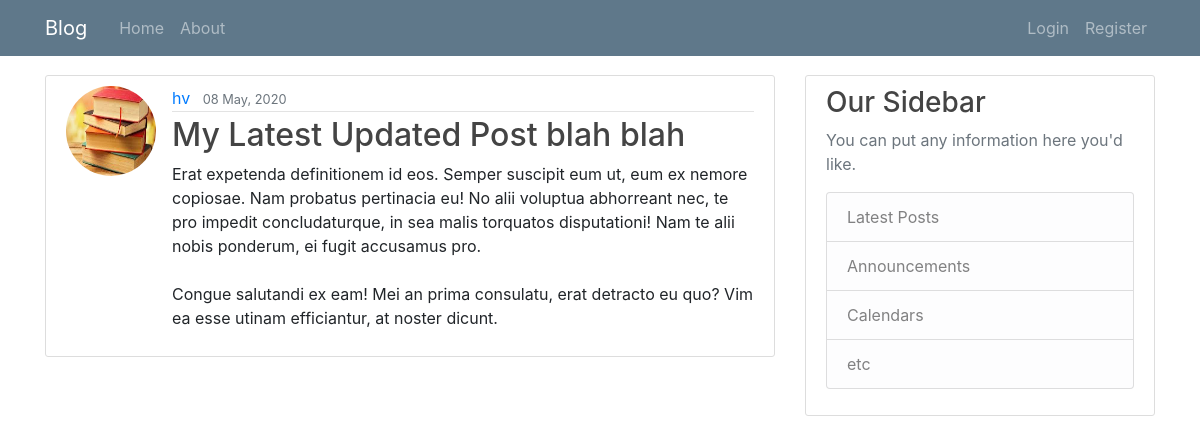
Screenshot of /post/32/ with the database file from the repository.
### blog/models.py (models this page shows, shortened)
class Post(models.Model):
	title = models.CharField(max_length=100)
	content = models.TextField()
	date_posted = models.DateTimeField(default=timezone.now)
	author = models.ForeignKey(User, on_delete=models.CASCADE) #CASCADE coz if user is deleted then delate all his posts too

### users/models.py (models this page shows, shortened)
class Profile(models.Model):
	user = models.OneToOneField(User, on_delete=models.CASCADE)
	image = models.ImageField(default='default.jpg', upload_to='profile_pics')

### blog/views.py (the view)
# urls.py: path('post/<int:pk>/', PostDetailView.as_view(), name="post-detail"),
class PostDetailView(DetailView):
	model = Post

### blog/templates/blog/post_detail.html (shortened to what this page needs)
{%  extends "blog/base.html" %}
{% block content %}
	<article class="media content-section">
		<img src="{{ object.author.profile.image.url }}" class="rounded-circle article-img">
	  <div class="media-body">
	    <div class="article-metadata">
	      <a class="mr-2" href="{% url 'user-posts' object.author.username %}">{{ object.author }}</a>
	      <small class="text-muted">{{ object.date_posted |date:"d F, Y" }}</small>
	    </div>
	    <h2 class="article-title">{{ object.title }}</h2>
	    <p class="article-content">{{ object.content }}</p>
	  </div>
</article>
{% endblock %}

### blog/static/blog/main.css (style rules this page uses)
body { margin: 15px; background: #fafafa; color: #333333; margin-top: 5rem; }
h1, h2, h3, h4, h5, h6 { color: #444444; }
.content-section { background: #ffffff; padding: 10px 20px; border: 1px solid #dddddd; border-radius: 3px; margin-bottom: 20px; }
.article-title { color: #444444; }
.article-content { white-space: pre-line; }
.article-img { height: 90px; width: 90px; margin-right: 16px; }
.article-metadata { padding-bottom: 1px; margin-bottom: 4px; border-bottom: 1px solid #e3e3e3 }

### rows the page displays
Post: author.profile.image (picture), author "hv", date_posted "08 May, 2020", title "My Latest Updated Post blah blah", content "Erat expetenda definitionem id eos. Semper suscipit eum ut, eum ex nemore copiosae. Nam probatus pertinacia eu! No alii voluptua abhorreant nec, te pro impedit concludaturque, in sea malis torquatos disputationi! Nam te alii nobis ponderum, ei fugit accusamus pro. Congue salutandi ex eam! Mei an prima consulatu, erat detracto eu quo? Vim ea esse utinam efficiantur, at noster dicunt."
